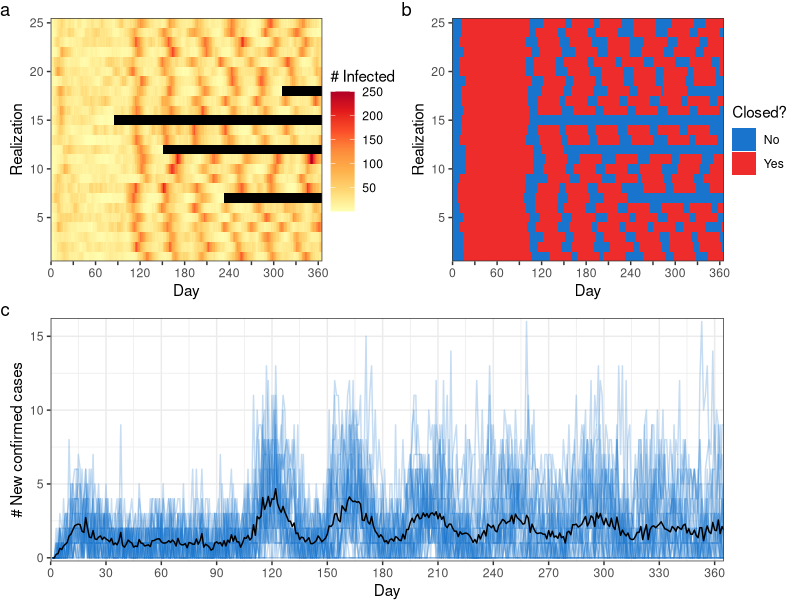
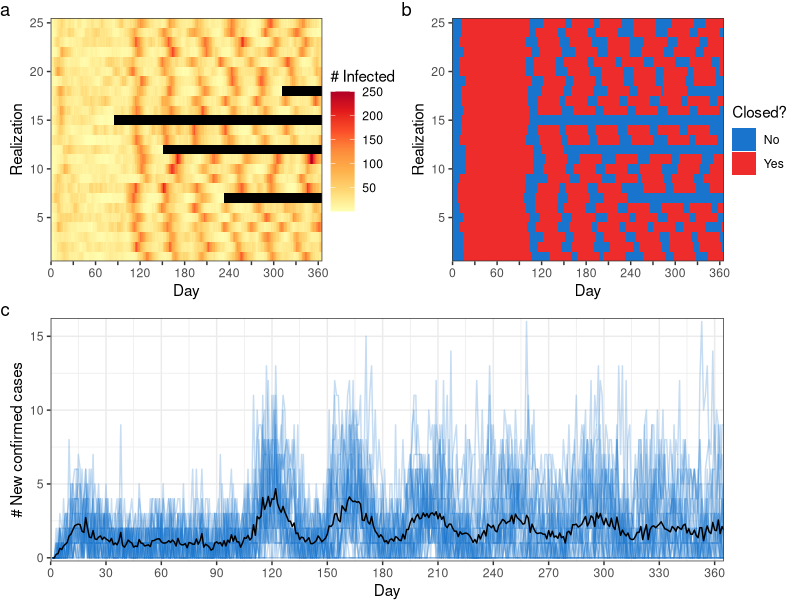

Source code (R) for these figures, in order:
#     covidHier0.35Lite_singlepatch_scenarios.R runs simulations for NPI scenarios, visualizes results and outputs figure.
#     Copyright (C) 2021  Kathyrn R Fair, Vadim A Karatayev
#
#     This program is free software: you can redistribute it and/or modify
#     it under the terms of the GNU General Public License as published by
#     the Free Software Foundation, either version 3 of the License, or
#     (at your option) any later version.
#
#     This program is distributed in the hope that it will be useful,
#     but WITHOUT ANY WARRANTY; without even the implied warranty of
#     MERCHANTABILITY or FITNESS FOR A PARTICULAR PURPOSE.  See the
#     GNU General Public License for more details.
#
#     You should have received a copy of the GNU General Public License
#     along with this program.  If not, see <https://www.gnu.org/licenses/>.

library(abind); library(fields); library(ggplot2); library(RColorBrewer); library(patchwork);library(dplyr);

#Select the scenario you want to consider; moderate level of NPIs ("moderate"), high trigger prevalence ("hightrig"), low percieved risk ("lowomega"), high percieved risk ("highomega"), no NPIs ("donothing"), long closures ("longclose")
scenario.select<-"moderate"

#Notes:
# one parameter renamed here, we have xi=dlt
#pi here (not in parms matrix, fixed at 0.2) is fraction of people who never develop symptoms. So asymptomatic stage is a bit longer and a fraction pi go A->R
#Mfact scales how much travel happens compared to reality. Mfact=1 is just movement from commuting data but really other people travel too, so baseline travel is Mfact=1.5 (irrelevant here because we don't include travel)
#epsP allows voluntary distancing efficacy to differ from that of closures (epsP=eps in paper)
#Tg and Tl are the closure thresholds, n0 is fraction initially infected
#Msave is the travel matrix (currently set so there is no connectivity between patches)

### GENERIC SETUP
years<- 1
samples<-25
pop<-50000
parms=cbind(N=rep(pop, samples),births=0.000051084, deaths=0.000020737, coviddeaths=0.0066, Mfact=1.5,s=0.2,Tg=1,Tl=1.5e-4,beta=0.43,tauI=0.3,tauEAf=0,epsP=0.85,eps=0.85,w=0.45,omg=44356,r=0.19,eta=0.8,dlt=0,alpha=0.4,sig=0.4,rho=0.67,n0=0.0001,M=diag(pop, samples, samples));

if (scenario.select=="hightrig") {parms[,"Tl"]<-2e-3;}
if (scenario.select=="lowomega") {parms[,"omg"]<-4435.6;}
if (scenario.select=="highomega") {parms[,"omg"]<-443560;}
if (scenario.select=="donothing") {parms[, c("tauI")]<-0;}


inCstart= parms[1,"Tl"]; #set initial trigger prevalence equal to dynamic trigger prevalence
inClen=30*3 #Duration of initial province closure
Resurge=30 #Duration of additional closures
NP=ncol(parms)-nrow(parms)

if (scenario.select=="longclose") {Resurge=120;}

#Defining model state space. Tn, Tk, Da, and Di are all untested, tested, asymptomatics, and infecteds.
#Nt tracks cumulative # positive cases (including those recovered)
#C tracks # days since last closure, but in output msim converts all positive C entries into eps
Tn=c("A","SA","I","SI"); Tk=c("Ak","SAk","Ik","SIk"); Da=c("A","Ak","SA","SAk"); Di=c("I","Ik","SI","SIk"); Snm=c("S","E",Da,Di,"R", "Rd", "Nt","C", "Ci", "Ct", "B", "D", "CN");


#these functions handle all the state transitions. Input x is a matrix where 1st half of columns are source states and 2nd half are destination states
gpTransB=function(x,Prs,seed,nc=ncol(x)){
	xvp=cbind(as.vector(x[,1:(nc/2)]),as.vector(Prs))
	if(max(xvp[,1])==0) return(x);  #if no untested, nobody to move over to tested, quit
	nz=(xvp[,1]*xvp[,2])>0; xvp[!nz,1]=0; #set any sample sizes where the prob is zero to zero so we don't need to run a binom for them
	set.seed(seed); xvp[nz,1]=apply(matrix(xvp[nz,],ncol=2),1,function(y) rbinom(1,y[1],y[2]));#run binom to figure out transfers
	return(x+matrix(c(-xvp[,1],xvp[,1]),ncol=nc))
}
#gpTrans is a simplified version where one transition probability for all states.
#If recovery=TRUE have individuals from 1st columns of x all transitioning into the last column
gpTrans=function(x,Pr,seed,Recovery=FALSE, nc=ncol(x)){
	xv=as.vector(x[,1:c(nc/2,nc-1)[1+Recovery]])
	if(max(xv)==0) return(x); #if nobody to potentially transfer, quit
	set.seed(seed); xv[xv>0]=sapply(xv[xv>0], function(y) rbinom(1,y,Pr)); #decides how many from each compartment get shifted within each patch
	if(Recovery){ Tr=matrix(xv,ncol=nc-1); return(x+cbind(-Tr,rowSums(Tr))); };  #If for recovery, all get shifted to recovered
	return(x+matrix(c(-xv,xv),ncol=nc)); #Not for recovery so they get shifted out of first 1/2 of matrix into 2nd
}

#Transition probabilities for travel. Multinomial faster than many binomials. rs=TRUE returns just total # people going to each province
reshfl2=function(x,M,seed,rs=TRUE,L=ncol(M),xnm=diag(x)){
  #if there's no one to transfer just leave as is, otherwise calc transport
	set.seed(seed); if(max(x)>0) xnm[,x>0]=apply(matrix(rbind(x,M)[,x>0],nrow=L+1), 2, function(y) rmultinom(1,y[1],y[-1])); #use columns where top row is number in comparment, rows below are probs of staying in/leaving home patch
	if(rs) return(rowSums(xnm)); return(xnm);
}

#birth function, input total population and output additions to succeptibles
gpBirth=function(x,Pr,seed,nc=ncol(x)){
  xv=as.vector(x)
  if(max(xv)==0) return(x); #if pop is zero, just quit bc no births
  set.seed(seed);
  #decides how many births to add to succeptible compartment for each patch
  xv[xv>0]=sapply(xv[xv>0], function(y) rbinom(1,y,Pr));
  #Add births to compartment in each patch
  Tr=matrix(xv); return(Tr);
}

#death function, input information on a compartment, outputs deaths for that compartment across patches
gpDeath=function(x,Pr,seed,nc=ncol(x)){
  xv=as.vector(x)
  if(max(xv)==0) return(x); #if no one in compartment, quit
  set.seed(seed);
  #decides how many deaths to remove from compartment for each patch
  xv[xv>0]=sapply(xv[xv>0], function(y) rbinom(1,y,Pr));
  #Remove deaths from the compartment in each patch
  Tr=matrix(xv); return(x-Tr);
}


#Modifier of travel matrix as people sick and/or tested positive less likely to travel by a proportion pstay
Mstay=function(M,pstay,Mod=M*(-(diag(ncol(M))-1)*(1-pstay))) Mod+diag(1-colSums(Mod))

meansd=function(x,wtR=1+x*0,wts=wtR/sum(wtR)){ xm=weighted.mean(x,wts); return(c(xm,sqrt(sum(wts*(x-xm)^2)))); }

#Main function handling all within-day transitions over state space S
m3iter=function(S,parms,seed,Ns=parms[,"N"]){

  #Introduce births and deaths
  #births
  Bk=S[,c("S")];
  S[,c("S")]=S[,c("S")] + gpBirth(rowSums(S[,c("S","E",Da,Di,"R")]),parms[1,"births"],seed+27);
  S[,c("B")] = S[,c("S")]-Bk;
  # non-covid deaths
  Ncurr=rowSums(S[,c("R","E",Da,Di, "S")]);
  S[,c("R","E",Da,Di, "S")]=apply(rbind(seed+(16:26), S[,c("R","E",Da,Di, "S")]), 2, function(x) gpDeath(x[-(1)],parms[1,"deaths"],x[1]))
  S[,c("D")] = Ncurr - rowSums(S[,c("R","E",Da,Di, "S")]);
  #Count up number of people in each patch after biths and deaths, to use for thresholds, etc
  Ns=rowSums(S[,c("S","E",Da,Di,"R")])

  S0k=S[,Tk]; #These are positive tests we already knew about (for individuals who are still alive)
	#Then testing results come back
	S[,c(Tn,Tk)]=gpTransB(S[,c(Tn,Tk)],as.vector(parms[,"tauI"]%*%t(c(parms[1,c("tauEAf","tauEAf")],1,1))),seed+3);
	#update cumulative total, and local active case prevalence based on our new testing
	S[,"Nt"]=S[,"Nt"]+rowSums(S[,Tk]-S0k); pos=rowSums(S[,Tk])/Ns;

	#Disease progression: pi is the fraction of people who never show symptoms (modeled implicitly)
	pi=0.2;
	## Removal without death from I
	S[,c(Di,"R")]=gpTrans(S[,c(Di,"R")],parms[1,"rho"]*(1-parms[1,"coviddeaths"]),seed,TRUE);
	## Removal via death from I
	S[,c(Di,"Rd")]=gpTrans(S[,c(Di,"Rd")],parms[1,"rho"]*parms[1,"coviddeaths"],seed,TRUE);
	## All other transitions
	S[,c(Da,"R")]=gpTrans(S[,c(Da,"R")],pi*prod(parms[1,c("sig","rho")]),seed,TRUE);
	S[,c(Da,Di)]=gpTrans(S[,c(Da,Di)],parms[1,"sig"]*(1-pi),seed+1);
	S[,c("E","A")]=gpTrans(S[,c("E","A")],parms[1,"alpha"]*(1-parms[1,"s"]),seed+2); S[,c("E","SA")]=gpTrans(S[,c("E","SA")],parms[1,"alpha"]*parms[1,"s"],seed+2.5);

	#Closure decisions: C tracks # days dC since last closure (ie units 1/eps rather than integers).
  ### Replace dC, dCt with -1 to get rid of closures
  dC=round(S[,"C"]/parms[1,"eps"]);
  dCt=round(S[,"Ct"]/parms[1,"eps"]);
  past_init<-(dCt>=inClen); in_init <-((S[,"Nt"]/Ns >= inCstart & dCt==0) | (dCt<inClen & dCt>0));
	decide= past_init & (dC==0 | dC>Resurge-1); #determines if we're past initial and any subesequent closures
  closed=parms[1,"eps"]*((pos > parms[,"Tl"]*decide & parms[,"Tl"]<1 & past_init==TRUE) | in_init | (pos==0 & decide==FALSE & parms[,"Tl"]<1 & past_init==TRUE));
	S[,"C"]=S[,"C"]*(!decide)+(past_init*closed);
	S[,"Ci"]=in_init*closed;
	S[,"Ct"]=S[,"Ct"] + closed;

	### NOTE: right now the below travel stuff is OK because we have no travel and the initial matrix (which has static population size) which is being used for caculating travel proportions is using the initial static population size to do so --- we will need to fix this to incorporate dynamic pop size if we add travel back in
	#Make modified travel matrices for people feeling sick and/or tested positive, then implement travel
	M=Mc=parms[,-(1:NP)]; Mc=M[1:nrow(M),]*(1-closed); diag(Mc)=diag(Mc)+1-colSums(Mc); McA=abind(Mc,Mstay(Mc,parms[1,"eta"]),Mstay(Mc,parms[1,"r"]),Mstay(Mc,1-(1-parms[1,"eta"])*(1-parms[1,"r"])),along=3);
	Ss=reshfl2(S[,"S"],Mc,seed+4,FALSE); Rearr=apply(rbind(seed+(5:14), c(1,1,1:2,1:2,3:4,3:4), S[,c("R","E",Da,Di)]), 2, function(x) reshfl2(x[-(1:2)],McA[,,x[2]],x[1]))
  Pstar=rowSums(cbind(Ss,Rearr));
	dlt=parms[1,"dlt"];
	Pmod= dlt + (1-dlt)/Pstar;

	#Baseline infection probability. The last term with rowSums is how many people end up in each county for the day.
	Infect = parms[1,"beta"]*(parms[1,"w"]*(1-closed) + (1-parms[1,"w"])*(1-parms[1,"epsP"]*(1-exp(-parms[1,"omg"]*pos)))) * Pmod
	#Class-specific infection modifiers. Net infection Pr is then 1-Pr(avoid infection by anyone).
	modK=1-parms[1,"eta"]; modS=1/parms[1,"s"]-1; modA=cbind(Infect,modK*Infect,modS*Infect,modS*modK*Infect);
	Infects=1 - apply((1-cbind(modA,2*modA))^Rearr[,-(1:2)], 1, prod)
	if (max(Infects)>1) print(max(Infects));

	#Implement infection and move susceptibles and newly exposeds back to home county
	#Record all previously exposed
	C0=S[,c("E")];
	S[,c("S","E")]=cbind(0,S[,"E"]) + colSums(gpTransB(cbind(Ss,0*Ss),round(Infects,10),seed+15))
	#Update with newly exposed
	S[,"CN"]=S[,c("E")]-C0;

	return(S)
}; FUN=m3iter

closein=function(threshs,tsNt,tm){
#   #uncomment lines below to revert to initial closure in the style of Karateyev et al. (2020), right now this function doesn't do anything
# 	if(max(tsNt)<inCstart) return(1+0*threshs) #Closures not yet started
# 	if((tm-which(tsNt>=inCstart)[1])<inClen) return(0*threshs) #Initial closure started
	return(threshs) #Initial closure over
}
#Implements decline in testing time from initial 10 days, and allows parameters (if specified in retest) to change after re-opening.
closeinappl=function(parms,TS,tm=dim(TS)[3],delayInit=10){
	Nta=colSums(t(t(TS[,"Nt",]))); parms[,c("Tl","Tg")]=closein(parms[,c("Tl","Tg")],Nta,tm);
	return(parms);
}
Resagg=function(TS,parms,plotgive=TRUE){  tmp=t(apply(TS,2:3,sum))/sum(parms[,"N"]); tmp2=cbind(tmp[,"R"],rowSums(tmp[,2:10])*1e2,rowSums(tmp[,Tk])*1000,tmp[,"C"]); if(plotgive) matplot(tmp2,type="l"); return(tmp2); }
#Function to implement simulations. InitInf sets which stages the initially sick people are in, InitInf=2 default is all sick initially exposed
msim3=function(FUN,parms,Trun=365,seed0=11,plotgive=FALSE,InitInf=c(2)){
	L=nrow(parms); nI=length(InitInf); Ns=parms[,"N"];
	#assign initial infections
	set.seed(seed0); Infs=NI0=apply(parms[,c("N","n0")], 1, function(x) rbinom(n=nI,x[1],prob=x[2]/nI)); if(nI>1){ Infs=t(Infs); NI0=rowSums(Infs); };

	TS=array(0,dim=c(L,length(Snm),1)); TS[,c(1,InitInf),1]=cbind(Ns-NI0,Infs); TS[,13,1]=0; colnames(TS)=Snm; set.seed(seed0+2); Seed=rnorm(Trun,1e6,1e6);
	Mn=round(parms[1,"Mfact"]*parms[,-(1:NP)]*(1-diag(L))); diag(Mn)=Ns-colSums(Mn); parms[,-(1:NP)]=Mn%*%diag(1/colSums(Mn));

	for(i in 2:Trun) TS=abind(TS,FUN(TS[,,i-1],closeinappl(parms,TS),seed=Seed[i]),along=3); TS[,"C",]=parms[1,"eps"]*(TS[,"C",]>0);

	#Different levels of aggregation in model output. plotgive=3 or 3.5 give shortest output form (tracking only infections and costs) in integer format to reduce output size
	if(plotgive=="TS") return(TS); if(plotgive==TRUE) return(Resagg(TS,parms,plotgive==1));
	if(plotgive%in%c(3,3.5)){ TS[,"C",]=TS[,"C",]*matrix(Ns,nrow(parms),Trun); TSn=apply(TS,c(2,3),sum); out=matrix(as.integer(TSn),nrow(TSn),ncol(TSn)); if(plotgive==3.5) return(out[c(1,13),]); return(rbind(out,colMeans(TS[,"C",]>0))); }
	#In fitting also tracked mean and variance in proportion distancing (omgs) and proportion of infections in Toronto (fracTor)
	if(plotgive=="fit"){ omgs=t(apply(apply(TS[,Tk,],c(1,3),sum)*matrix(1/Ns,L,Trun), 2, function(x) meansd(1-exp(-parms[1,"omg"]*x),Ns)));
	propCits=t(TS[,"Nt",]); states=t(apply(TS,c(2,3),sum)); return(cbind(states,omgs,propCits)); }
}

x=(msim3(m3iter,parms,(years*365)+1,plotgive="TS",seed0=1,InitInf=c(2)));


for (i in 1:length(x[,1,1])) {

  tmp<-as.data.frame(t(x[i,,]))
  tmp$ts <- as.numeric(row.names(tmp))-1
  tmp$run<-i

  if (i==1) {
    df<-tmp
  } else {
    df<-rbind(df,tmp)
  }
}

df$sick<-rowSums(df[,colnames(df) %in% c("E",Di,Da)])
df$know.current<-rowSums(df[,colnames(df) %in% Tk])

df<- df %>% group_by(run) %>% mutate(new.K = Nt - lag(Nt), cum.D = cumsum(D))

df.fin<-df[df$ts==max(df$ts),]
df.fin$propinf<-rowSums(df.fin[,c("E",Da,Di,"R","Rd")])/rowSums(df.fin[,c("S","E",Da,Di,"R","Rd","cum.D")])

df$sick[df$sick==0]<-NA

transp<-0.25

p1<-ggplot(data=df, aes(x=ts, y=new.K)) +
  geom_line(aes(group=run), colour="dodgerblue3", alpha=transp) +
  stat_summary(geom="line", fun=mean, colour="black", linetype="solid") +
  xlab("Day") +
  ylab("# New confirmed cases") +
  scale_x_continuous(expand = c(0,0), breaks=seq(0,390,30)) +
  scale_y_continuous(expand=c(0.015,0)) +
  theme_bw()

c.breaks <- seq(0, 390, 30)
c.labels <- as.character(c.breaks)
c.labels[!(c.breaks %% 60 == 0)] <- ''

p2<-ggplot(data=df, aes(x=ts, y=run)) +
  geom_tile(aes(group=run, fill=as.factor((C+Ci)/parms[1,"eps"]))) +
  xlab("Day") +
  ylab("Realization") +
  scale_x_continuous(expand = c(0,0), breaks=c.breaks, labels=c.labels) +
  scale_y_continuous(expand = c(0,0)) +
  scale_fill_manual("Closed?", values=c("dodgerblue3", "firebrick2"), labels=c("No", "Yes"), drop=FALSE) +
  theme_bw()

if (scenario.select=="donothing") {
  p1<-ggplot(data=df, aes(x=ts, y=CN)) +
    geom_line(aes(group=run), colour="dodgerblue3", alpha=transp) +
    stat_summary(geom="line", fun=mean, colour="black", linetype="solid") +
    xlab("Day") +
    ylab("# New infections") +
    scale_x_continuous(expand = c(0,0), breaks=seq(0,390,30)) +
    theme_bw()

  p2<-ggplot(data=df, aes(x=ts, y=run)) +
    geom_tile(aes(group=run, fill=factor((C+Ci)/parms[1,"eps"], levels=c("0", "1")))) +
    xlab("Day") +
    ylab("Realization") +
    scale_x_continuous(expand = c(0,0), breaks=c.breaks, labels=c.labels) +
    scale_y_continuous(expand = c(0,0)) +
    scale_fill_manual("Closed?", values=c("dodgerblue3", "firebrick2"), labels=c("No", "Yes"), drop=FALSE) +
    theme_bw()
}


p3<-ggplot(data=df, aes(x=ts, y=run)) +
  geom_tile(aes(group=run, fill=sick)) +
  xlab("Day") +
  ylab("Realization") +
  scale_fill_distiller("# Infected", palette="YlOrRd", direction = 1, na.value = "black") +
  scale_x_continuous(expand = c(0,0), breaks=c.breaks, labels=c.labels) +
  scale_y_continuous(expand = c(0,0)) +
  theme_bw()


p.comb<-wrap_plots( wrap_plots(p3, p2, nrow=1), p1 + guides(colour=FALSE), nrow = 2) +
  plot_annotation(tag_levels = 'a') & theme(legend.position = 'right', legend.margin = margin(0, 0, 0, -5, "pt"), plot.margin = margin(0, 5, 0, 0, "pt"))

print(p.comb)

png(sprintf("COVIDsim_scenario_%s.png",scenario.select), width=20, height=10, units="cm", res=500)
print(p.comb)
dev.off()
